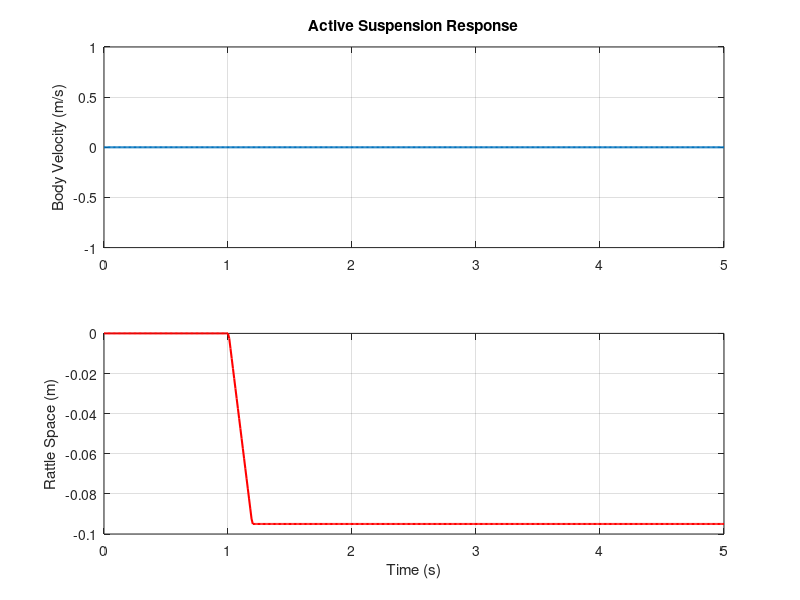

The MATLAB source for this figure:
clf; clear all; clc;
% Parameters
M = 300; % Body mass (kg)

% State-Space Matrices
% States: [y_dot; y-z]
% Inputs: [u (force); w (road velocity)]
A = [0, 0; 
     1, 0];

B = [1/M,  0; 
     0,   -1];

C = eye(2); % Output both states
D = zeros(2, 2);

sys = ss(A, B, C, D);

% Time vector
t = 0:0.01:5; 

% Define Inputs
% u: Let's assume a constant active force of 100N
% w: A "bump" represented by a short pulse in road velocity
u_input = 100 * zeros(size(t)); 
w_input = zeros(size(t));
w_input(t > 1 & t < 1.2) = 0.5; % Road velocity spike at 1s

U = [u_input; w_input]'; % Combine inputs (must be columns)

% Simulation
[y_out, t_out] = lsim(sys, U, t);

% Plotting
subplot(2,1,1);
plot(t_out, y_out(:,1), 'LineWidth', 1.5);
ylabel('Body Velocity (m/s)');
grid on;
title('Active Suspension Response');

subplot(2,1,2);
plot(t_out, y_out(:,2), 'r', 'LineWidth', 1.5);
ylabel('Rattle Space (m)');
xlabel('Time (s)');
grid on;
